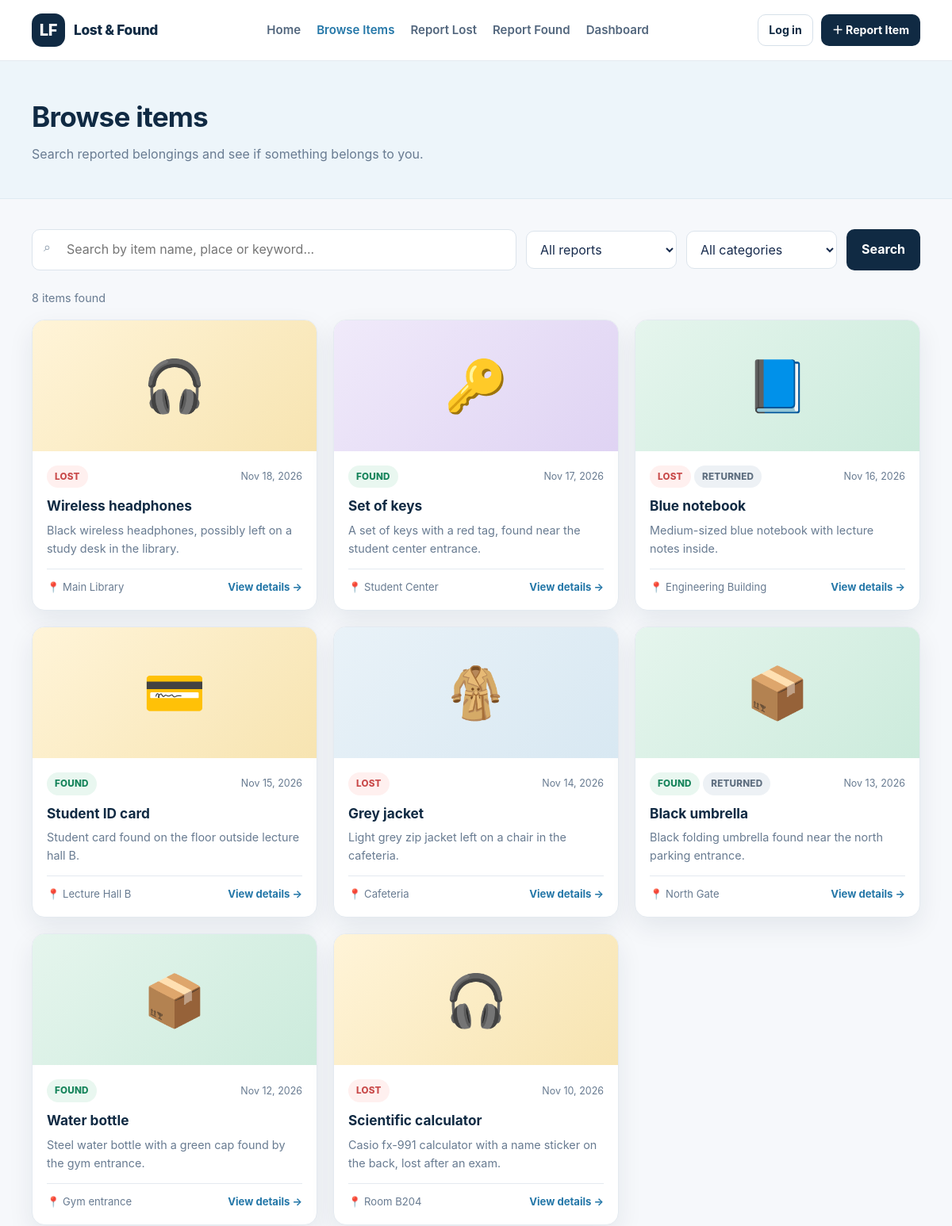
Page /browse.php (upper part) on the earlier database version.
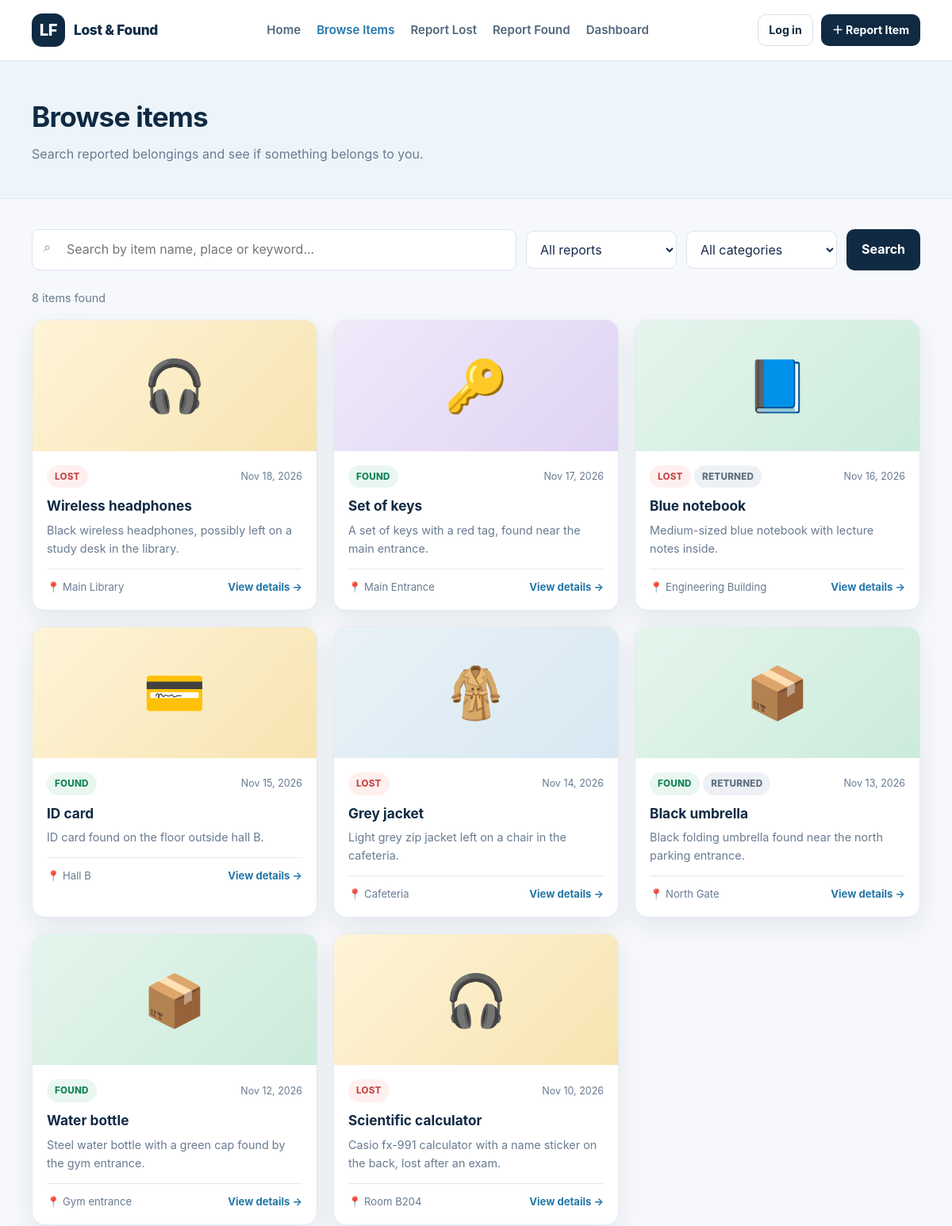
Same page on the later database version.
### tables this page shows
CREATE TABLE `ItemReports` (
  `ReportID` int(11) NOT NULL AUTO_INCREMENT,
  `user_id` int(11) NOT NULL,
  `category_id` int(11) NOT NULL,
  `Title` varchar(100) NOT NULL,
  `Location` varchar(120) NOT NULL,
  `ItemDate` date NOT NULL,
  `Description` text NOT NULL,
  `Contact` varchar(120) DEFAULT NULL,
  `Photo` longblob DEFAULT NULL,
  `PhotoMime` varchar(50) DEFAULT NULL,
  `Status` enum('lost','found') NOT NULL,
  `ReportState` enum('open','returned') NOT NULL DEFAULT 'open',
  `CreatedAt` timestamp NULL DEFAULT current_timestamp(),
  PRIMARY KEY (`ReportID`),
  KEY `fk_reports_user` (`user_id`),
  KEY `fk_reports_category` (`category_id`),
  CONSTRAINT `fk_reports_category` FOREIGN KEY (`category_id`) REFERENCES `Category` (`category_id`) ON UPDATE CASCADE,
  CONSTRAINT `fk_reports_user` FOREIGN KEY (`user_id`) REFERENCES `Student` (`user_id`) ON DELETE CASCADE ON UPDATE CASCADE
);

CREATE TABLE `Category` (
  `category_id` int(11) NOT NULL AUTO_INCREMENT,
  `category_name` varchar(50) NOT NULL,
  `icon` varchar(10) NOT NULL,
  PRIMARY KEY (`category_id`),
  UNIQUE KEY `category_name` (`category_name`)
);

### sql/config.php (called while the page is built, shortened)
<?php
function db_settings(): array
{
    $db_host = 'localhost';
    $db_user = 'root';
    $db_password = '';
    $db_name = 'yu_lost_found';
    return [$db_host, $db_user, $db_password, $db_name];
}
function db(): mysqli
{
    static $conn = null;
    if ($conn instanceof mysqli) {
        return $conn;
    }
    [$host, $user, $pass, $name] = db_settings();
    $conn = @mysqli_connect($host, $user, $pass, $name);
    mysqli_set_charset($conn, 'utf8mb4');
    return $conn;
}
function db_errno(?int $set = null): int
{
    static $errno = 0;
    if ($set !== null) {
        $errno = $set;
    }
    return $errno;
}
function db_run(string $sql, string $types = '', array $params = [])
{
    $stmt = mysqli_prepare(db(), $sql);
    if (!mysqli_stmt_execute($stmt)) {
        db_errno(mysqli_stmt_errno($stmt));
        error_log('SQL execute failed: ' . mysqli_stmt_error($stmt));
        mysqli_stmt_close($stmt);
        return false;
    }
    return $stmt;
}
function db_select(string $sql, string $types = '', array $params = []): array
{
    $stmt = db_run($sql, $types, $params);
    $result = mysqli_stmt_get_result($stmt);
    $rows = $result ? mysqli_fetch_all($result, MYSQLI_ASSOC) : [];
    return $rows;
}
function e($value): string
{
    return htmlspecialchars((string) $value, ENT_QUOTES, 'UTF-8');
}
function fmt_date(?string $date): string
{
    return $date ? date('M d, Y', strtotime($date)) : '';
}
function visual_class(int $category_id): string
{
    $classes = ['', 'gold', 'green', 'purple'];
    return $classes[$category_id % count($classes)];
}

### html/inc/item_card.php (the view)
<?php
$short = mb_strlen($r['Description']) > 90 ? mb_substr($r['Description'], 0, 90) . '…' : $r['Description'];
?>
<article class="card item-card">
    <div class="item-visual <?= e(visual_class((int) $r['category_id'])) ?>">
        <?php if (!empty($r['has_photo'])): ?>
            <img src="../sql/image.php?id=<?= (int) $r['ReportID'] ?>" alt="Photo of <?= e($r['Title']) ?>" loading="lazy">
        <?php else: ?>
            <?= e($r['icon']) ?>
        <?php endif; ?>
    </div>
    <div class="item-body">
        <div class="item-meta">
            <span>
                <span class="tag tag-<?= e($r['Status']) ?>"><?= strtoupper(e($r['Status'])) ?></span>
                <?php if ($r['ReportState'] === 'returned'): ?><span class="tag tag-returned">RETURNED</span><?php endif; ?>
            </span>
            <span class="hint"><?= e(fmt_date($r['ItemDate'])) ?></span>
        </div>
        <h3><?= e($r['Title']) ?></h3>
        <p><?= e($short) ?></p>
        <div class="item-foot">
            <span>📍 <?= e($r['Location']) ?></span>
            <a class="text-link" href="item-details.php?id=<?= (int) $r['ReportID'] ?>">View details →</a>
        </div>
    </div>
</article>

### html/browse.php (shortened to what this page needs)
<?php
require_once __DIR__ . '/../sql/config.php';
$q    = trim((string) ($_GET['q'] ?? ''));
$sql = 'SELECT r.ReportID, r.Title, r.Location, r.ItemDate, r.Description, r.Status, r.ReportState,
               r.category_id, c.icon, (r.Photo IS NOT NULL) AS has_photo
          FROM ItemReports r JOIN Category c ON c.category_id = r.category_id
         WHERE 1 = 1';
$types = '';
$params = [];
$sql .= ' ORDER BY r.CreatedAt DESC, r.ReportID DESC LIMIT 60';
$items = db_select($sql, $types, $params);
include __DIR__ . '/inc/header.php';
?>
<main>
    <section class="page-hero">
        <div class="container"><h1>Browse items</h1><p>Search reported belongings and see if something belongs to you.</p></div>
    </section>
    <section class="container content">
        <form class="toolbar" method="get" action="browse.php" id="filter-form">
            <div class="searchbox">
                <span class="search-symbol">⌕</span>
                <input class="field" type="search" name="q" value="<?= e($q) ?>" data-live-search="results" placeholder="Search by item name, place or keyword...">
            </div>
            <select name="type" aria-label="Filter by type" class="filter-select">
                <option value="">All reports</option>
            </select>
            <select name="cat" aria-label="Filter by category" class="filter-select">
                <option value="0">All categories</option>
            </select>
            <button class="btn" type="submit">Search</button>
        </form>
        <p class="result-count" id="result-count"><?= count($items) ?> item<?= count($items) === 1 ? '' : 's' ?> found</p>
        <?php if ($items): ?>
            <div class="item-grid" id="results">
                <?php foreach ($items as $r) { include __DIR__ . '/inc/item_card.php'; } ?>
            </div>
        <?php else: ?>
            <div class="card empty-state"><div class="big">🔍</div><p>No items match your search. Try different keywords or clear the filters.</p></div>
        <?php endif; ?>
    </section>
</main>
<?php include __DIR__ . '/inc/footer.php'; ?>

Differences in the rows shown:
changed itemreports "Set of keys": Description "A set of keys with a red tag, found near the student center entrance." → "A set of keys with a red tag, found near the main entrance."; Location "Student Center" → "Main Entrance"
changed itemreports: Title "Student ID card" → "ID card"; Description "Student card found on the floor outside lecture hall B." → "ID card found on the floor outside hall B."; Location "Lecture Hall B" → "Hall B"
